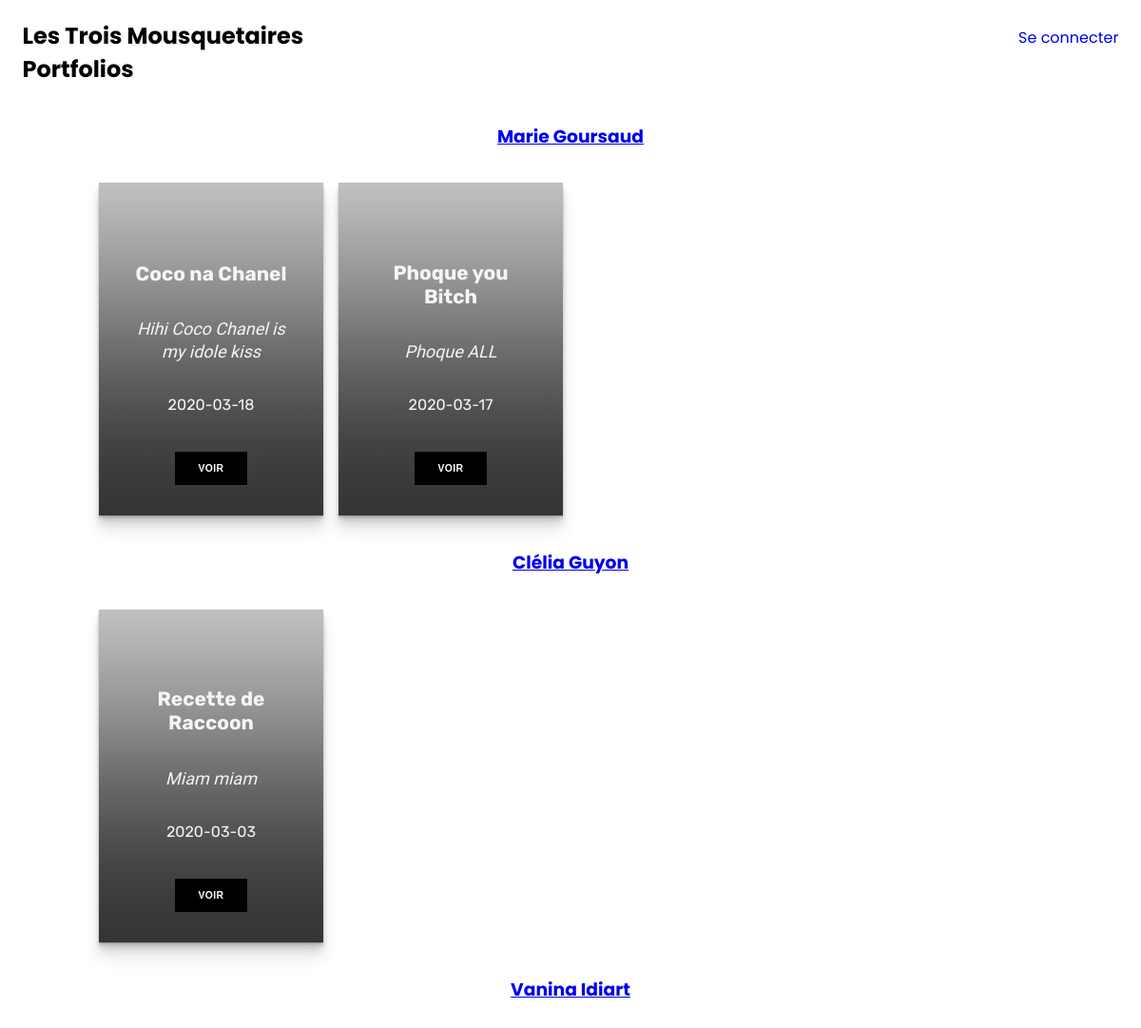
The app's page /, older data.
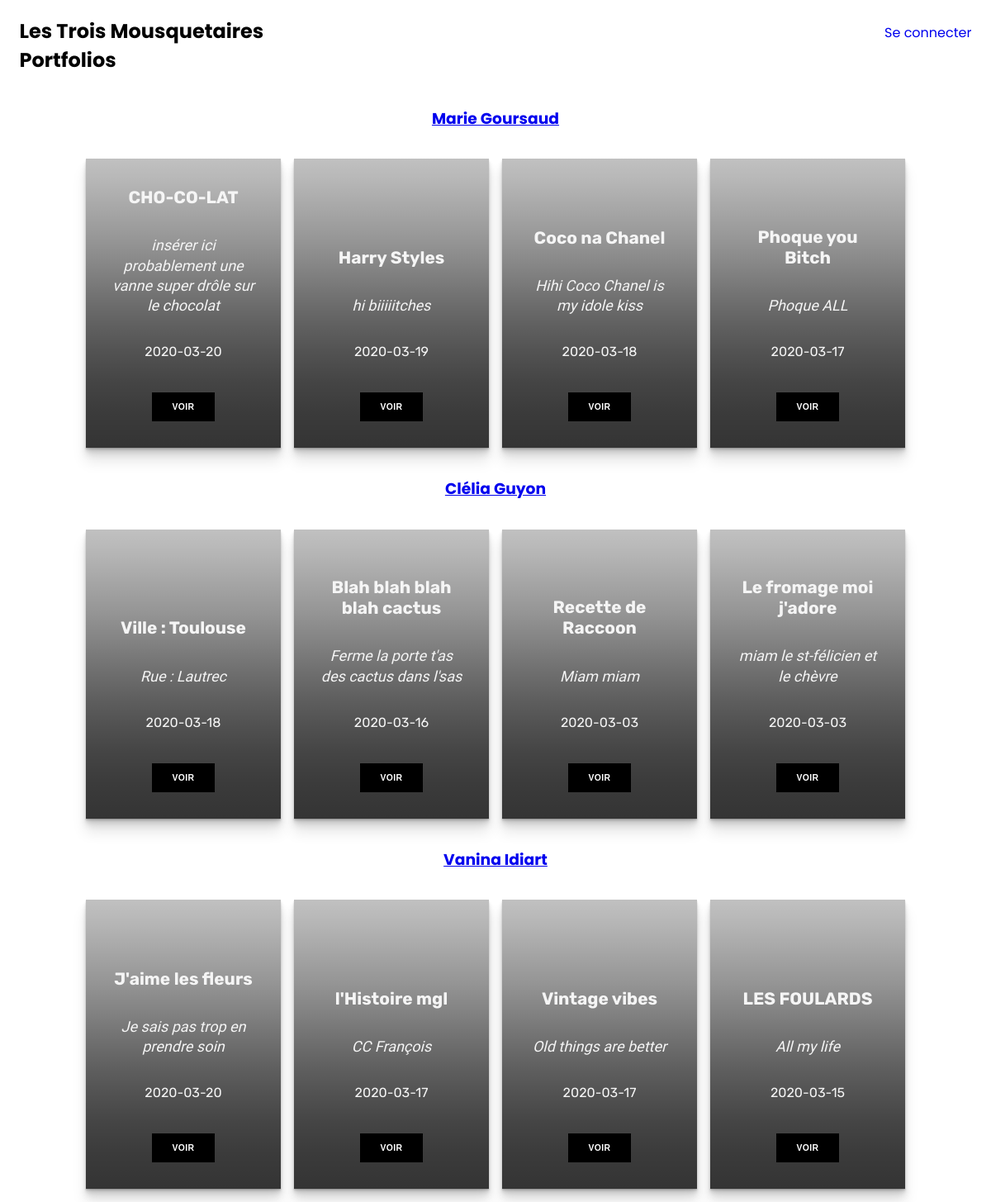
The same page, newer data.
### tables this page shows
CREATE TABLE IF NOT EXISTS `projet` (
  `NumPro` char(10) NOT NULL,
  `DtCreaPro` date DEFAULT NULL,
  `LibTitrPro` text,
  `LibChapo` text,
  `Parag1` text,
  `Parag2` text,
  `LibConclu` text,
  `UrlPhoto` text,
  `NumProfil` char(8) NOT NULL,
  PRIMARY KEY (`NumPro`)
);

### connexion/session.php (called while the page is built)
<?php
if (isset($_SESSION['Connected']) && !empty($_SESSION['Connected'])) {
    $Connected = $_SESSION['Connected'];
}
else {
    $Connected = false;
}
?>

### index.php (the view, shortened to what this page needs)
<?php
    require('connexion/connect.php');
    require('connexion/session.php');
    $reponse = $bdPdo->query('SELECT * FROM projet ORDER BY DtCreAPro DESC');
    $reponseCle = $bdPdo->query('SELECT * FROM projet ORDER BY DtCreAPro DESC');
    $reponseV = $bdPdo->query('SELECT * FROM projet ORDER BY DtCreAPro DESC');
?>
<!doctype html>
<html lang="fr">
<head>
    <link rel="stylesheet" href="css/style.css">
</head>
    <body>
        <nav>
            <h1> Les Trois Mousquetaires <br> Portfolios</h1>
            <?php
                if($Connected == true){
            ?>
            <div class="row">
                <div class="col-lg-6 text-center">
                    <a class='connect' href='formulaire/formulaire.php'>Ajouter un nouveau projet</a>
                </div>
                 <div class="col-lg-6 text-center">
                    <a class='connect' href='form_profil/form_pro.php'>Ajouter un nouveau profil</a>
                </div>
            </div>
             <div class="col-lg-6">
                <a href="connexion/disconnected.php">Déconnexion</a>
                </form>
            </div>
            <?php }
                else{
            ?>
            <a href="connexion/login_form.php">Se connecter</a>
        </nav>
        <?php }
         ?>
        <section>
            <div class="name">
                <h3>
                    <a href="profil/profil.php?NumProfil=1"> Marie Goursaud</a>
                </h3>
            </div>
            <div class="projects">
                <main class="page-content">
            <?php
            while ($projets = $reponse->fetch()) {
                if ($projets['NumProfil'] == 1){
                ?>
                    <div class="card Marie" style="background-image: url(<?= $projets['UrlPhoto'] ?>);">
                    <div class="content">
                        <h2 class="title"><?= $projets['LibTitrPro'] ?></h2>
                        <p class="copy"><?= $projets['LibChapo'] ?></p>
                        <time><?= $projets['DtCreaPro'] ?></time>
                    <form action= "projet/projet.php" method="POST" >
                        <button class="btn">VOIR</button>
                    </form>
                    </div>
                    </div>
                    <?php } } ?>
                </main>
            </div>
        </section>
        <section>
            <div class="name">
               <h3>
                    <a href="profil/profil.php?NumProfil=2"> Clélia Guyon</a>
                </h3>
            </div>
            <div class="projects">
                <main class="page-content">
            <?php
            while ($projetCle = $reponseCle->fetch()) {
                if ($projetCle['NumProfil'] == 2){
                ?>
                    <div class="card Clelia" style="background-image: url(<?= $projetCle['UrlPhoto'] ?>);">
                    <div class="content">
                        <h2 class="title"><?= $projetCle['LibTitrPro'] ?></h2>
                        <p class="copy"><?= $projetCle['LibChapo'] ?></p>
                        <time><?= $projetCle['DtCreaPro'] ?></time>
                    <form action= "projet/projet.php" method="POST" >
                        <button class="btn">VOIR</button>
                    </form>
                    </div>
                    </div>
                    <?php } } ?>
                </main>
            </div>
        </section>
        <section>
            <div class="name">
                <h3>
                    <a href="profil/profil.php?NumProfil=3"> Vanina Idiart</a>
                </h3>
            </div>
            <div class="projects">
                <main class="page-content">
             <?php
            while ($projetV = $reponseV->fetch()) {
                if ($projetV['NumProfil'] == 3){
                ?>
                    <div class="card van" style="background-image: url(<?= $projetV['UrlPhoto'] ?>);">
                    <div class="content">
                        <h2 class="title"><?= $projetV['LibTitrPro'] ?></h2>
                        <p class="copy"><?= $projetV['LibChapo'] ?></p>
                        <time><?= $projetV['DtCreaPro'] ?></time>
                    <form action= "projet/projet.php" method="POST" >
                        <button class="btn">VOIR</button>
                    </form>
                    </div>
                    </div>
                    <?php } } ?>
                </main>
            </div>
        </section>
      </body>
</html>

### css/style.css (style rules this page uses)
:root { --d: 700ms; --e: cubic-bezier(0.19, 1, 0.22, 1); --font-sans: 'Rubik', sans-serif; --font-serif: 'Cardo', serif; }
* { box-sizing: border-box; }
body { font-family: 'Poppins', sans-serif; margin: 0; left: 0; }
h1, a { margin: 0; bottom: 0; }
nav { margin: 0; padding: 20px; position: relative; display: flex; justify-content: space-evenly; flex-wrap: wrap; }
nav h1 { flex-basis: 90%; }
nav a { margin-top: 7px; text-decoration: none; }
.name { text-align: center; }
.projects { display: flex; justify-content: space-around; }
.page-content { display: grid; grid-gap: 1rem; padding: 1rem; max-width: 1024px; font-family: var(--font-sans); }
@media (min-width: 600px) { .page-content { grid-template-columns: repeat(2, 1fr); } }
@media (min-width: 800px) { .page-content { grid-template-columns: repeat(4, 1fr); } }
.card { position: relative; display: -webkit-box; display: flex; -webkit-box-align: end; align-items: flex-end; overflow: hidden; padding: 1rem; width: 100%; text-align: center; color: whitesmoke; background-color: whitesmoke; box-shadow: 0 1px 1px rgba(0, 0, 0, 0.1), 0 2px 2px rgba(0, 0, 0, 0.1), 0 4px 4px rgba(0, 0, 0, 0.1), 0 8px 8px rgba(0, 0, 0, 0.1), 0 16px 16px rgba(0, 0, 0, 0.1); }
@media (min-width: 600px) { .card { height: 350px; } }
.card:before { content: ''; position: absolute; top: 0; left: 0; width: 100%; height: 110%; background-size: cover; background-position: 0 0; -webkit-transition: -webkit-transform calc(var(--d) * 1.5) var(--e); transition: -webkit-transform calc(var(--d) * 1.5) var(--e); transition: transform calc(var(--d) * 1.5) var(--e); transition: transform calc(var(--d) * 1.5) var(--e), -webkit-transform calc(var(--d) * 1.5) var(--e); pointer-events: none; }
.card:after { content: ''; display: block; position: absolute; top: 0; left: 0; width: 100%; height: 200%; pointer-events: none; background-image: -webkit-gradient(linear, left top, left bottom, from(rgba(0, 0, 0, 0)), color-stop(11.7%, rgba(0, 0, 0, 0.009)), color-stop(22.1%, rgba(0, 0, 0, 0.034)), color-stop(31.2%, rgba(0, 0, 0, 0.072)), color-stop(39.4%, rgba(0, 0, 0, 0.123)), color-stop(46.6%, rgba(0, 0, 0, 0.182)), color-stop(53.1%, rgba(0, 0, 0, 0.249)), color-stop(58.9%, rgba(0, 0, 0, 0.32)), color-stop(64.3%, rgba(0, 0, 0, 0.394)), color-stop(69.3%, rgba(0, 0, 0, 0.468)), color-stop(74.1%, rgba(0, 0, 0, 0.54)), color-stop(78.8%, rgba(0, 0, 0, 0.607)), color-stop(83.6%, rgba(0, 0, 0, 0.668)), color-stop(88.7%, rgba(0, 0, 0, 0.721)), color-stop(94.1%, rgba(0, 0, 0, 0.762)), to(rgba(0, 0, 0, 0.79))); background-image: linear-gradient(to bottom, rgba(0, 0, 0, 0) 0%, rgba(0, 0, 0, 0.009) 11.7%, rgba(0, 0, 0, 0.034) 22.1%, rgba(0, 0, 0, 0.072) 31.2%, rgba(0, 0, 0, 0.123) 39.4%, rgba(0, 0, 0, 0.182) 46.6%, rgba(0, 0, 0, 0.249) 53.1%, rgba(0, 0, 0, 0.32) 58.9%, rgba(0, 0, 0, 0.394) 64.3%, rgba(0, 0, 0, 0.468) 69.3%, rgba(0, 0, 0, 0.54) 74.1%, rgba(0, 0, 0, 0.607) 78.8%, rgba(0, 0, 0, 0.668) 83.6%, rgba(0, 0, 0, 0.721) 88.7%, rgba(0, 0, 0, 0.762) 94.1%, rgba(0, 0, 0, 0.79) 100%); -webkit-transform: translateY(-50%); transform: translateY(-50%); -webkit-transition: -webkit-transform calc(var(--d) * 2) var(--e); transition: -webkit-transform calc(var(--d) * 2) var(--e); transition: transform calc(var(--d) * 2) var(--e); transition: transform calc(var(--d) * 2) var(--e), -webkit-transform calc(var(--d) * 2) var(--e); }
.content { position: relative; display: -webkit-box; display: flex; -webkit-box-orient: vertical; -webkit-box-direction: normal; flex-direction: column; -webkit-box-align: center; align-items: center; width: 100%; padding: 1rem; -webkit-transition: -webkit-transform var(--d) var(--e); transition: -webkit-transform var(--d) var(--e); transition: transform var(--d) var(--e); transition: transform var(--d) var(--e), -webkit-transform var(--d) var(--e); z-index: 1; }
.content > * + * { margin-top: 1rem; }
.title { font-size: 1.3rem; font-weight: bold; line-height: 1.2; }
.copy { font-family: var(--font-serif); font-size: 1.125rem; font-style: italic; line-height: 1.35; }
.btn { cursor: pointer; margin-top: 1.5rem; padding: 0.75rem 1.5rem; font-size: 0.65rem; font-weight: bold; letter-spacing: 0.025rem; text-transform: uppercase; color: white; background-color: black; border: none; }

Row changes from the older to the newer data that the page shows:
added projet: LibTitrPro "CHO-CO-LAT", LibChapo "insérer ici probablement une vanne super drôle sur le chocolat", DtCreaPro "2020-03-20", shown under "Marie Goursaud"
added projet: LibTitrPro "Harry Styles", LibChapo "hi biiiiitches", DtCreaPro "2020-03-19", shown under "Marie Goursaud"
added projet: LibTitrPro "Ville : Toulouse", LibChapo "Rue : Lautrec", DtCreaPro "2020-03-18", shown under "Clélia Guyon"
added projet: LibTitrPro "Blah blah blah blah cactus", LibChapo "Ferme la porte t'as des cactus dans l'sas", DtCreaPro "2020-03-16", shown under "Clélia Guyon"
added projet: LibTitrPro "Le fromage moi j'adore", LibChapo "miam le st-félicien et le chèvre", DtCreaPro "2020-03-03", shown under "Clélia Guyon"
added projet: LibTitrPro "J'aime les fleurs", LibChapo "Je sais pas trop en prendre soin", DtCreaPro "2020-03-20", shown under "Vanina Idiart"
added projet: LibTitrPro "l'Histoire mgl", LibChapo "CC François", DtCreaPro "2020-03-17", shown under "Vanina Idiart"
added projet: LibTitrPro "Vintage vibes", LibChapo "Old things are better", DtCreaPro "2020-03-17", shown under "Vanina Idiart"
added projet: LibTitrPro "LES FOULARDS", LibChapo "All my life", DtCreaPro "2020-03-15", shown under "Vanina Idiart"
